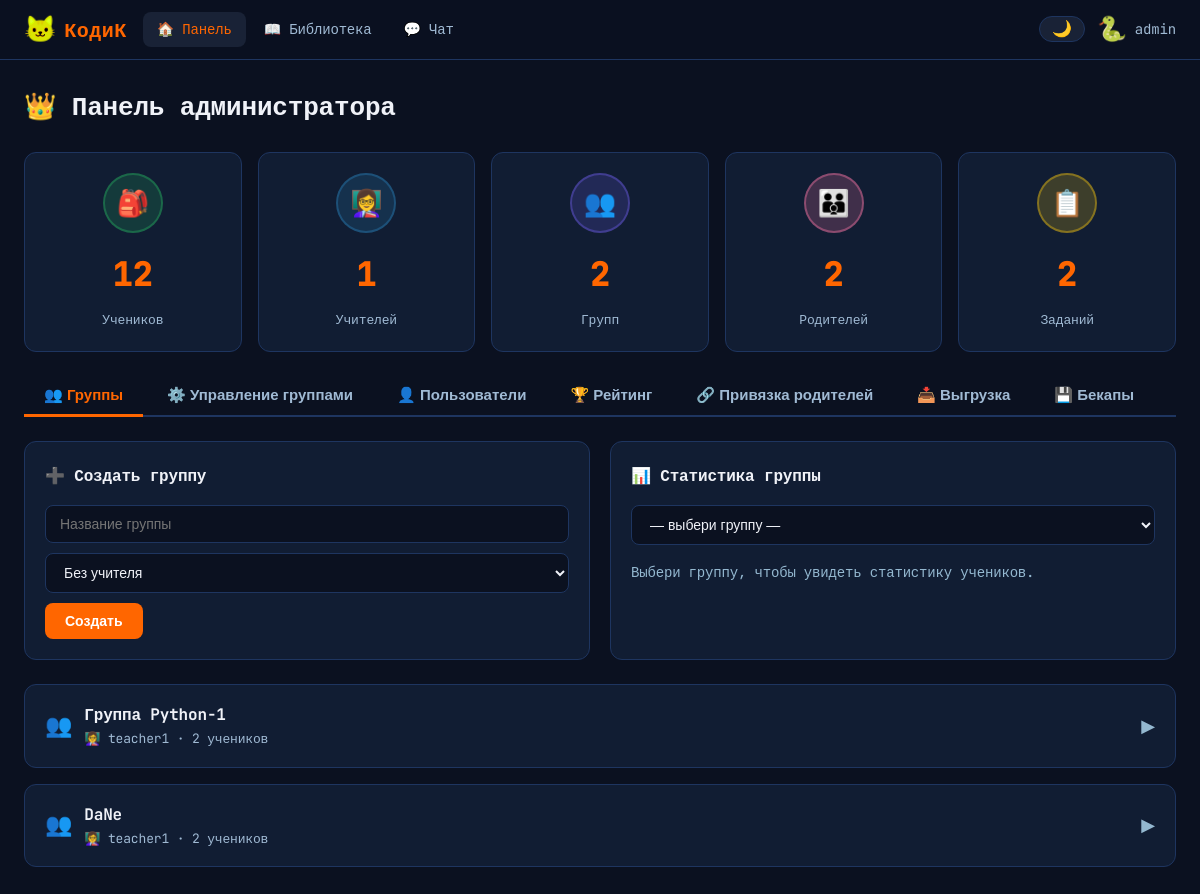
The page /admin (signed in) on the database its author committed.
### models.py (models this page shows, shortened)
class User(UserMixin, db.Model):
    id = db.Column(db.Integer, primary_key=True)
    username = db.Column(db.String(80), unique=True, nullable=False)
    email = db.Column(db.String(120), unique=True, nullable=False)
    password_hash = db.Column(db.String(255), nullable=False)
    role = db.Column(db.String(20), nullable=False)  # admin, teacher, student, parent
    xp = db.Column(db.Integer, default=0)
    total_xp = db.Column(db.Integer, default=0)
    level = db.Column(db.Integer, default=1)
    avatar_emoji = db.Column(db.String(10), default='🐱')
    difficulty = db.Column(db.String(10), default='easy')
    created_at = db.Column(db.DateTime, default=datetime.utcnow)
    parent_id = db.Column(db.Integer, db.ForeignKey('user.id'), nullable=True)
    streak = db.Column(db.Integer, default=0)
    last_activity_date = db.Column(db.Date, nullable=True)
    last_login_bonus_date = db.Column(db.Date, nullable=True)
    sent_messages = db.relationship('Message', foreign_keys='Message.sender_id', backref='sender', lazy=True)
    received_messages = db.relationship('Message', foreign_keys='Message.receiver_id', backref='receiver', lazy=True)
    user_progress = db.relationship('UserProgress', backref='user', lazy=True)
    user_achievements = db.relationship('UserAchievement', backref='user', lazy=True)
    user_avatars = db.relationship('UserAvatar', backref='user', lazy=True)
    submissions = db.relationship('Submission', foreign_keys='Submission.student_id', backref='student', lazy=True)

class Group(db.Model):
    id = db.Column(db.Integer, primary_key=True)
    name = db.Column(db.String(100), nullable=False)
    teacher_id = db.Column(db.Integer, db.ForeignKey('user.id'), nullable=True)
    created_at = db.Column(db.DateTime, default=datetime.utcnow)
    members = db.relationship('GroupMember', backref='group', lazy=True)
    assignments = db.relationship('Assignment', backref='group', lazy=True)

### app.py (the view)
@app.route('/admin')
@login_required
@role_required('admin')
def admin_dashboard():
    stats = {
        'students': User.query.filter_by(role='student').count(),
        'teachers': User.query.filter_by(role='teacher').count(),
        'parents': User.query.filter_by(role='parent').count(),
        'groups': Group.query.count(),
        'completions': UserProgress.query.filter_by(status='completed').count(),
        'assignments': Assignment.query.count(),
    }
    users = User.query.order_by(User.created_at.desc()).limit(20).all()
    groups = Group.query.all()
    teachers = User.query.filter_by(role='teacher').all()
    students = User.query.filter_by(role='student').all()
    top_students = User.query.filter_by(role='student').order_by(User.total_xp.desc()).limit(10).all()
    linked_students = User.query.filter(User.parent_id.isnot(None), User.role == 'student').all()
    linked_pairs = []
    for s in linked_students:
        parent = User.query.get(s.parent_id)
        if parent:
            linked_pairs.append({'parent': parent, 'child': s})
    group_student_stats = {}
    for g in groups:
        g_assignments = Assignment.query.filter_by(group_id=g.id).all()
        total_assignments = len(g_assignments)
        assign_ids = [a.id for a in g_assignments]
        member_ids = [m.user_id for m in g.members]
        rows = []
        for s in students:
            if s.id not in member_ids:
                continue
            completed = UserProgress.query.filter_by(user_id=s.id, status='completed').count()
            if assign_ids:
                submitted = Submission.query.filter(
                    Submission.student_id == s.id,
                    Submission.assignment_id.in_(assign_ids)
                ).count()
            else:
                submitted = 0
            rows.append({
                'id': s.id, 'username': s.username, 'avatar': s.avatar_emoji,
                'xp': s.total_xp, 'completed': completed,
                'submitted': submitted, 'total_assignments': total_assignments,
            })
        group_student_stats[g.id] = rows
    return render_template('admin/dashboard.html',
                           stats=stats, users=users, groups=groups,
                           teachers=teachers, students=students,
                           top_students=top_students, linked_pairs=linked_pairs,
                           group_student_stats=group_student_stats)

### app.py (called while the page is built, shortened)
@app.template_filter('enumerate')
def jinja_enumerate(iterable):
    return enumerate(iterable)

@app.before_request
def check_daily_login_bonus():
    if not current_user.is_authenticated or current_user.role != 'student':
        return
    if request.path.startswith('/api/'):
        return
    bonus = _grant_daily_login_bonus(current_user)
    if bonus:
        flash(f'Бонус за ежедневный вход: +{bonus} XP!', 'success')

@app.context_processor
def inject_nav_counts():
    counts = {'nav_unread_msgs': 0, 'nav_pending_assignments': 0,
              'nav_rank_icon': '', 'nav_rank_label': ''}
    if current_user.is_authenticated:
        counts['nav_unread_msgs'] = Message.query.filter_by(
            receiver_id=current_user.id, read=False).count()
    return counts

@login_manager.user_loader
def load_user(user_id):
    return User.query.get(int(user_id))

def role_required(*roles):
    def decorator(f):
        @wraps(f)
        def decorated(*args, **kwargs):
            if not current_user.is_authenticated or current_user.role not in roles:
                flash('Доступ запрещён', 'danger')
                return redirect(url_for('dashboard'))
            return f(*args, **kwargs)
        return decorated
    return decorator

### templates/admin/dashboard.html (shortened to what this page needs)
{% extends 'base.html' %}
{% block content %}
<div class="page-admin">
  <div class="page-header">
    <h1>👑 Панель администратора</h1>
  </div>
  <div class="stats-grid">
    <div class="stat-card">
      <div class="stat-icon stat-icon-green">🎒</div>
      <div class="stat-value">{{ stats.students }}</div>
      <div class="stat-label">Учеников</div>
    </div>
    <div class="stat-card">
      <div class="stat-icon stat-icon-blue">👩‍🏫</div>
      <div class="stat-value">{{ stats.teachers }}</div>
      <div class="stat-label">Учителей</div>
    </div>
    <div class="stat-card">
      <div class="stat-icon stat-icon-purple">👥</div>
      <div class="stat-value">{{ stats.groups }}</div>
      <div class="stat-label">Групп</div>
    </div>
    <div class="stat-card">
      <div class="stat-icon stat-icon-pink">👪</div>
      <div class="stat-value">{{ stats.parents }}</div>
      <div class="stat-label">Родителей</div>
    </div>
    <div class="stat-card">
      <div class="stat-icon stat-icon-yellow">📋</div>
      <div class="stat-value">{{ stats.assignments }}</div>
      <div class="stat-label">Заданий</div>
    </div>
  </div>
  <div class="admin-tabs">
    <button class="admin-tab-btn active" onclick="switchTab('groups', this)">👥 Группы</button>
    <button class="admin-tab-btn" onclick="switchTab('manage-groups', this)">⚙️ Управление группами</button>
    <button class="admin-tab-btn" onclick="switchTab('users', this)">👤 Пользователи</button>
    <button class="admin-tab-btn" onclick="switchTab('top', this)">🏆 Рейтинг</button>
    <button class="admin-tab-btn" onclick="switchTab('links', this)">🔗 Привязка родителей</button>
    <button class="admin-tab-btn" onclick="switchTab('exports', this)">📥 Выгрузка</button>
    <button class="admin-tab-btn" onclick="switchTab('backups', this); loadBackups()">💾 Бекапы</button>
  </div>
  <div class="admin-tab-panel active" id="tab-groups">
    <div class="admin-grid" style="margin-bottom:24px">
      <div class="dash-section">
        <h2 class="section-title">➕ Создать группу</h2>
        <form method="POST" action="{{ url_for('admin_new_group') }}" class="inline-form">
          <input type="text" name="name" class="form-input" placeholder="Название группы" required>
          <select name="teacher_id" class="form-input">
            <option value="">Без учителя</option>
          </select>
          <button type="submit" class="btn btn-primary">Создать</button>
        </form>
      </div>
      <div class="dash-section">
        <h2 class="section-title">📊 Статистика группы</h2>
        <div style="display:flex;gap:10px;align-items:center;flex-wrap:wrap;margin-bottom:16px;">
          <select class="form-input" id="groupViewSelect" onchange="showGroupStats(this.value)" style="flex:1;min-width:160px;">
            <option value="">— выбери группу —</option>
          </select>
        </div>
        <div id="groupStatsArea">
          <p style="color:var(--text-muted);font-size:14px;">Выбери группу, чтобы увидеть статистику учеников.</p>
        </div>
      </div>
    </div>
    {% if groups %}
    {% for g in groups %}
    <div class="group-detail-card">
      <div class="group-detail-header" onclick="toggleGroup('grp-{{ g.id }}')">
        <div style="display:flex;align-items:center;gap:12px;">
          <span style="font-size:22px;">👥</span>
          <div>
            <div style="font-weight:700;font-size:16px;">{{ g.name }}</div>
            <div style="font-size:13px;color:var(--text-secondary);">
              {% if g.teacher_id %}👩‍🏫 {% for t in teachers %}{% if t.id == g.teacher_id %}{{ t.username }}{% endif %}{% endfor %}  · {% endif %}
              {{ g.members | length }} учеников
            </div>
          </div>
        </div>
        <span style="color:var(--text-muted);font-size:18px;" id="arrow-grp-{{ g.id }}">▶</span>
      </div>
    </div>
    {% endfor %}
    {% else %}
      <div class="empty-state"><p>Групп пока нет</p></div>
    {% endif %}
  </div>
</div>
{% endblock %}

### templates/base.html (shortened to what this page needs)
<!DOCTYPE html>
<html lang="ru">
<head>
  <link rel="stylesheet" href="{{ url_for('static', filename='css/main.css') }}">
</head>
<body class="role-{{ current_user.role if current_user.is_authenticated else 'guest' }}" id="mainBody">
{% if current_user.is_authenticated %}
<nav class="navbar">
  <a class="nav-brand" href="{{ url_for('student_dashboard') if current_user.role == 'student' else url_for('teacher_dashboard') if current_user.role == 'teacher' else url_for('admin_dashboard') }}" style="text-decoration:none;">
    <span class="brand-icon">🐱</span>
    <span class="brand-name">КодиК</span>
  </a>
  <div class="nav-links">
    {% if current_user.role == 'student' %}
      <a href="{{ url_for('student_dashboard') }}" class="nav-link {% if request.endpoint == 'student_dashboard' %}active{% endif %}">🏠 Главная</a>
      <a href="{{ url_for('student_levelmap') }}" class="nav-link {% if request.endpoint == 'student_levelmap' %}active{% endif %}">🗺️ Карта</a>
      <a href="{{ url_for('student_library') }}" class="nav-link {% if request.endpoint == 'student_library' %}active{% endif %}">📖 Библиотека</a>
      <a href="{{ url_for('student_assignments') }}" class="nav-link {% if request.endpoint == 'student_assignments' %}active{% endif %}">
        📝 Задания{% if nav_pending_assignments > 0 %}<span class="nav-badge">{{ nav_pending_assignments }}</span>{% endif %}
      </a>
      <a href="{{ url_for('student_chat') }}" class="nav-link {% if request.endpoint == 'student_chat' %}active{% endif %}">
        💬 Чат{% if nav_unread_msgs > 0 %}<span class="nav-badge">{{ nav_unread_msgs }}</span>{% endif %}
      </a>
      <a href="{{ url_for('student_sandbox') }}" class="nav-link {% if request.endpoint == 'student_sandbox' %}active{% endif %}">🧪 Песочница</a>
      <a href="{{ url_for('student_battlepass') }}" class="nav-link {% if request.endpoint == 'student_battlepass' %}active{% endif %}">🏆 Ранги</a>
      <a href="{{ url_for('student_shop') }}" class="nav-link {% if request.endpoint == 'student_shop' %}active{% endif %}">🛒 Магазин</a>
    {% elif current_user.role == 'admin' %}
      <a href="{{ url_for('admin_dashboard') }}" class="nav-link {% if request.endpoint == 'admin_dashboard' %}active{% endif %}">🏠 Панель</a>
      <a href="{{ url_for('admin_library') }}" class="nav-link {% if request.endpoint == 'admin_library' %}active{% endif %}">📖 Библиотека</a>
      <a href="{{ url_for('admin_chat') }}" class="nav-link {% if request.endpoint == 'admin_chat' %}active{% endif %}">💬 Чат{% if nav_unread_msgs > 0 %}<span class="nav-badge">{{ nav_unread_msgs }}</span>{% endif %}</a>
    {% endif %}
  </div>
  <div class="nav-user">
    <button class="theme-toggle" onclick="toggleTheme()" title="Сменить тему" id="themeBtn">🌙</button>
    <div class="user-menu">
      <span class="user-avatar">{{ current_user.avatar_emoji }}</span>
      <span class="user-name">{{ current_user.username }}</span>
    </div>
  </div>
</nav>
{% endif %}
<main class="main-content">
  {% block content %}{% endblock %}
</main>
</body>
</html>

### rows shown on the page
User: avatar_emoji "🐍", username "admin"
Group: name "Группа Python-1", members|length "2"
User: username "teacher1"
Group: name "DaNe", members|length "2"

### other values the page prints
{{ stats.students }} "12"
{{ stats.teachers }} "1"
{{ stats.groups }} "2"
{{ stats.parents }} "2"
{{ stats.assignments }} "2"
